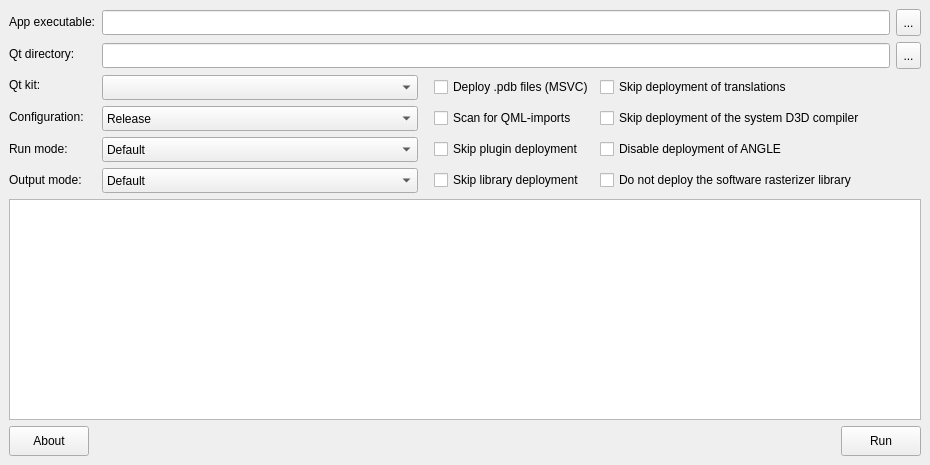
<?xml version="1.0" encoding="UTF-8"?>
<ui version="4.0">
 <class>MainWindow</class>
 <widget class="QMainWindow" name="MainWindow">
  <property name="geometry">
   <rect>
    <x>0</x>
    <y>0</y>
    <width>930</width>
    <height>465</height>
   </rect>
  </property>
  <property name="minimumSize">
   <size>
    <width>930</width>
    <height>340</height>
   </size>
  </property>
  <property name="maximumSize">
   <size>
    <width>16777215</width>
    <height>16777215</height>
   </size>
  </property>
  <property name="windowTitle">
   <string>MainWindow</string>
  </property>
  <widget class="QWidget" name="centralwidget">
   <layout class="QGridLayout" name="gridLayout_3">
    <item row="0" column="0" rowspan="2">
     <layout class="QVBoxLayout" name="verticalLayout">
      <item>
       <widget class="QLabel" name="label_app">
        <property name="locale">
         <locale language="English" country="UnitedStates"/>
        </property>
        <property name="text">
         <string>App executable:</string>
        </property>
       </widget>
      </item>
      <item>
       <widget class="QLabel" name="label_qtDir">
        <property name="locale">
         <locale language="English" country="UnitedStates"/>
        </property>
        <property name="text">
         <string>Qt directory:</string>
        </property>
       </widget>
      </item>
      <item>
       <widget class="QLabel" name="label_kit">
        <property name="locale">
         <locale language="English" country="UnitedStates"/>
        </property>
        <property name="text">
         <string>Qt kit:</string>
        </property>
       </widget>
      </item>
      <item>
       <widget class="QLabel" name="label_configuration">
        <property name="locale">
         <locale language="English" country="UnitedStates"/>
        </property>
        <property name="text">
         <string>Configuration:</string>
        </property>
       </widget>
      </item>
      <item>
       <widget class="QLabel" name="label_runMode">
        <property name="locale">
         <locale language="English" country="UnitedStates"/>
        </property>
        <property name="text">
         <string>Run mode:</string>
        </property>
       </widget>
      </item>
      <item>
       <widget class="QLabel" name="label_outputMode">
        <property name="locale">
         <locale language="English" country="UnitedStates"/>
        </property>
        <property name="text">
         <string>Output mode:</string>
        </property>
       </widget>
      </item>
     </layout>
    </item>
    <item row="0" column="1">
     <layout class="QGridLayout" name="gridLayout">
      <item row="0" column="0">
       <widget class="QLineEdit" name="lineEdit_app">
        <property name="minimumSize">
         <size>
          <width>0</width>
          <height>25</height>
         </size>
        </property>
        <property name="locale">
         <locale language="English" country="UnitedStates"/>
        </property>
        <property name="readOnly">
         <bool>true</bool>
        </property>
       </widget>
      </item>
      <item row="0" column="1">
       <widget class="QToolButton" name="toolButton_app">
        <property name="minimumSize">
         <size>
          <width>25</width>
          <height>27</height>
         </size>
        </property>
        <property name="locale">
         <locale language="English" country="UnitedStates"/>
        </property>
        <property name="text">
         <string>...</string>
        </property>
       </widget>
      </item>
      <item row="1" column="0">
       <widget class="QLineEdit" name="lineEdit_qtDir">
        <property name="minimumSize">
         <size>
          <width>0</width>
          <height>25</height>
         </size>
        </property>
        <property name="locale">
         <locale language="English" country="UnitedStates"/>
        </property>
        <property name="readOnly">
         <bool>true</bool>
        </property>
       </widget>
      </item>
      <item row="1" column="1">
       <widget class="QToolButton" name="toolButton_qtDir">
        <property name="minimumSize">
         <size>
          <width>25</width>
          <height>27</height>
         </size>
        </property>
        <property name="locale">
         <locale language="English" country="UnitedStates"/>
        </property>
        <property name="text">
         <string>...</string>
        </property>
       </widget>
      </item>
     </layout>
    </item>
    <item row="1" column="1">
     <layout class="QGridLayout" name="gridLayout_2">
      <item row="0" column="2">
       <widget class="QCheckBox" name="checkBox_pdb">
        <property name="locale">
         <locale language="English" country="UnitedStates"/>
        </property>
        <property name="text">
         <string>Deploy .pdb files (MSVC)</string>
        </property>
       </widget>
      </item>
      <item row="3" column="3">
       <widget class="QCheckBox" name="checkBox_noOpengl">
        <property name="locale">
         <locale language="English" country="UnitedStates"/>
        </property>
        <property name="text">
         <string>Do not deploy the software rasterizer library</string>
        </property>
       </widget>
      </item>
      <item row="2" column="2">
       <widget class="QCheckBox" name="checkBox_noPlugins">
        <property name="locale">
         <locale language="English" country="UnitedStates"/>
        </property>
        <property name="text">
         <string>Skip plugin deployment</string>
        </property>
       </widget>
      </item>
      <item row="3" column="0">
       <widget class="QComboBox" name="comboBox_outputMode">
        <property name="minimumSize">
         <size>
          <width>0</width>
          <height>25</height>
         </size>
        </property>
        <property name="maximumSize">
         <size>
          <width>400</width>
          <height>16777215</height>
         </size>
        </property>
        <property name="locale">
         <locale language="English" country="UnitedStates"/>
        </property>
        <item>
         <property name="text">
          <string>Default</string>
         </property>
        </item>
        <item>
         <property name="text">
          <string>JSON format</string>
         </property>
        </item>
        <item>
         <property name="text">
          <string>Absolute path of the source files</string>
         </property>
        </item>
        <item>
         <property name="text">
          <string>Absolute path of the target files</string>
         </property>
        </item>
        <item>
         <property name="text">
          <string>Paths of the target files, relative to the target directory</string>
         </property>
        </item>
        <item>
         <property name="text">
          <string>Outputs the source and the relative target</string>
         </property>
        </item>
       </widget>
      </item>
      <item row="1" column="0">
       <widget class="QComboBox" name="comboBox_configuration">
        <property name="minimumSize">
         <size>
          <width>0</width>
          <height>25</height>
         </size>
        </property>
        <property name="maximumSize">
         <size>
          <width>400</width>
          <height>16777215</height>
         </size>
        </property>
        <property name="locale">
         <locale language="English" country="UnitedStates"/>
        </property>
        <item>
         <property name="text">
          <string>Release</string>
         </property>
        </item>
        <item>
         <property name="text">
          <string>Debug</string>
         </property>
        </item>
       </widget>
      </item>
      <item row="2" column="3">
       <widget class="QCheckBox" name="checkBox_noAngle">
        <property name="locale">
         <locale language="English" country="UnitedStates"/>
        </property>
        <property name="text">
         <string>Disable deployment of ANGLE</string>
        </property>
       </widget>
      </item>
      <item row="0" column="0">
       <widget class="QComboBox" name="comboBox_kit">
        <property name="minimumSize">
         <size>
          <width>0</width>
          <height>25</height>
         </size>
        </property>
        <property name="maximumSize">
         <size>
          <width>400</width>
          <height>16777215</height>
         </size>
        </property>
        <property name="locale">
         <locale language="English" country="UnitedStates"/>
        </property>
       </widget>
      </item>
      <item row="0" column="3">
       <widget class="QCheckBox" name="checkBox_noTranslations">
        <property name="locale">
         <locale language="English" country="UnitedStates"/>
        </property>
        <property name="text">
         <string>Skip deployment of translations</string>
        </property>
       </widget>
      </item>
      <item row="0" column="4">
       <spacer name="horizontalSpacer_2">
        <property name="orientation">
         <enum>Qt::Horizontal</enum>
        </property>
        <property name="sizeHint" stdset="0">
         <size>
          <width>28</width>
          <height>20</height>
         </size>
        </property>
       </spacer>
      </item>
      <item row="1" column="2">
       <widget class="QCheckBox" name="checkBox_qml">
        <property name="locale">
         <locale language="English" country="UnitedStates"/>
        </property>
        <property name="text">
         <string>Scan for QML-imports</string>
        </property>
       </widget>
      </item>
      <item row="3" column="2">
       <widget class="QCheckBox" name="checkBox_noLibraries">
        <property name="locale">
         <locale language="English" country="UnitedStates"/>
        </property>
        <property name="text">
         <string>Skip library deployment</string>
        </property>
       </widget>
      </item>
      <item row="1" column="3">
       <widget class="QCheckBox" name="checkBox_noD3d">
        <property name="locale">
         <locale language="English" country="UnitedStates"/>
        </property>
        <property name="text">
         <string>Skip deployment of the system D3D compiler</string>
        </property>
       </widget>
      </item>
      <item row="2" column="0">
       <widget class="QComboBox" name="comboBox_runMode">
        <property name="minimumSize">
         <size>
          <width>0</width>
          <height>25</height>
         </size>
        </property>
        <property name="maximumSize">
         <size>
          <width>400</width>
          <height>16777215</height>
         </size>
        </property>
        <property name="locale">
         <locale language="English" country="UnitedStates"/>
        </property>
        <item>
         <property name="text">
          <string>Default</string>
         </property>
        </item>
        <item>
         <property name="text">
          <string>Force updating files</string>
         </property>
        </item>
        <item>
         <property name="text">
          <string>Simulation mode</string>
         </property>
        </item>
       </widget>
      </item>
      <item row="0" column="1">
       <spacer name="horizontalSpacer_3">
        <property name="orientation">
         <enum>Qt::Horizontal</enum>
        </property>
        <property name="sizeType">
         <enum>QSizePolicy::Fixed</enum>
        </property>
        <property name="sizeHint" stdset="0">
         <size>
          <width>10</width>
          <height>20</height>
         </size>
        </property>
       </spacer>
      </item>
     </layout>
    </item>
    <item row="2" column="0" colspan="2">
     <widget class="QTextEdit" name="textEdit">
      <property name="font">
       <font/>
      </property>
      <property name="locale">
       <locale language="English" country="UnitedStates"/>
      </property>
      <property name="readOnly">
       <bool>true</bool>
      </property>
     </widget>
    </item>
    <item row="3" column="0" colspan="2">
     <layout class="QHBoxLayout" name="horizontalLayout">
      <item>
       <widget class="QPushButton" name="pushButton_about">
        <property name="minimumSize">
         <size>
          <width>0</width>
          <height>30</height>
         </size>
        </property>
        <property name="locale">
         <locale language="English" country="UnitedStates"/>
        </property>
        <property name="text">
         <string>About</string>
        </property>
       </widget>
      </item>
      <item>
       <spacer name="horizontalSpacer">
        <property name="orientation">
         <enum>Qt::Horizontal</enum>
        </property>
        <property name="sizeHint" stdset="0">
         <size>
          <width>40</width>
          <height>20</height>
         </size>
        </property>
       </spacer>
      </item>
      <item>
       <widget class="QPushButton" name="pushButton_run">
        <property name="minimumSize">
         <size>
          <width>0</width>
          <height>30</height>
         </size>
        </property>
        <property name="locale">
         <locale language="English" country="UnitedStates"/>
        </property>
        <property name="text">
         <string>Run</string>
        </property>
       </widget>
      </item>
     </layout>
    </item>
   </layout>
  </widget>
 </widget>
 <resources/>
 <connections/>
</ui>
